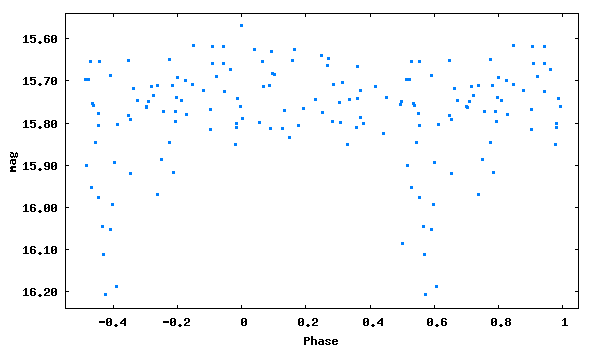

Write gnuplot code to recreate this figure.
set term png size 600,350 medium
set colors classic
set output 'phase_lc_16.png'
set xlabel 'Phase'
set ylabel 'mag'
#set title 'JDmax = 2450371.33000 + 0.3588721 x E'
set format y '%5.2f'
plot [-0.55:1.05][16.24:15.54] "phase_lc_16.dat" linecolor 3 pointtype 5 pointsize 0.3 title ""
